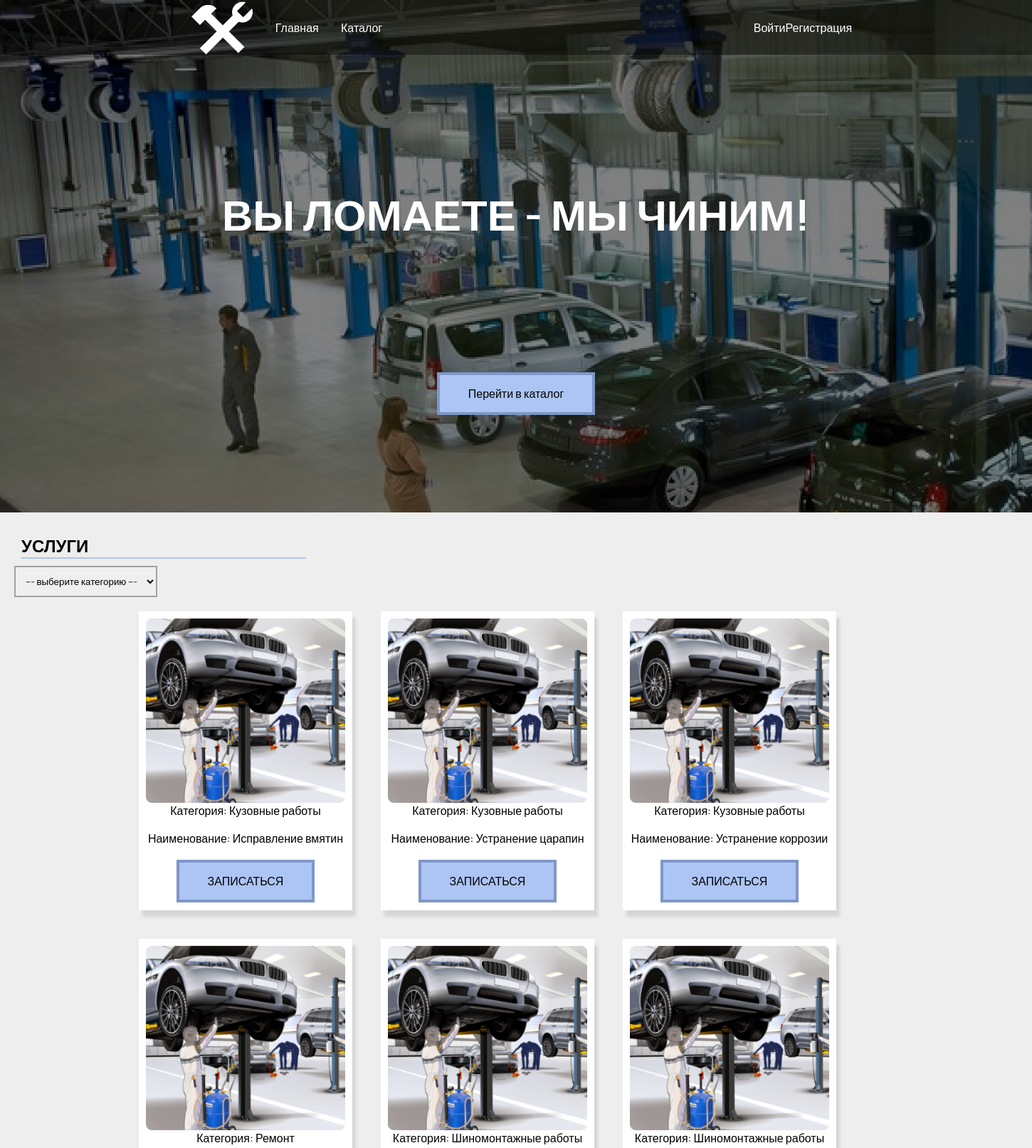
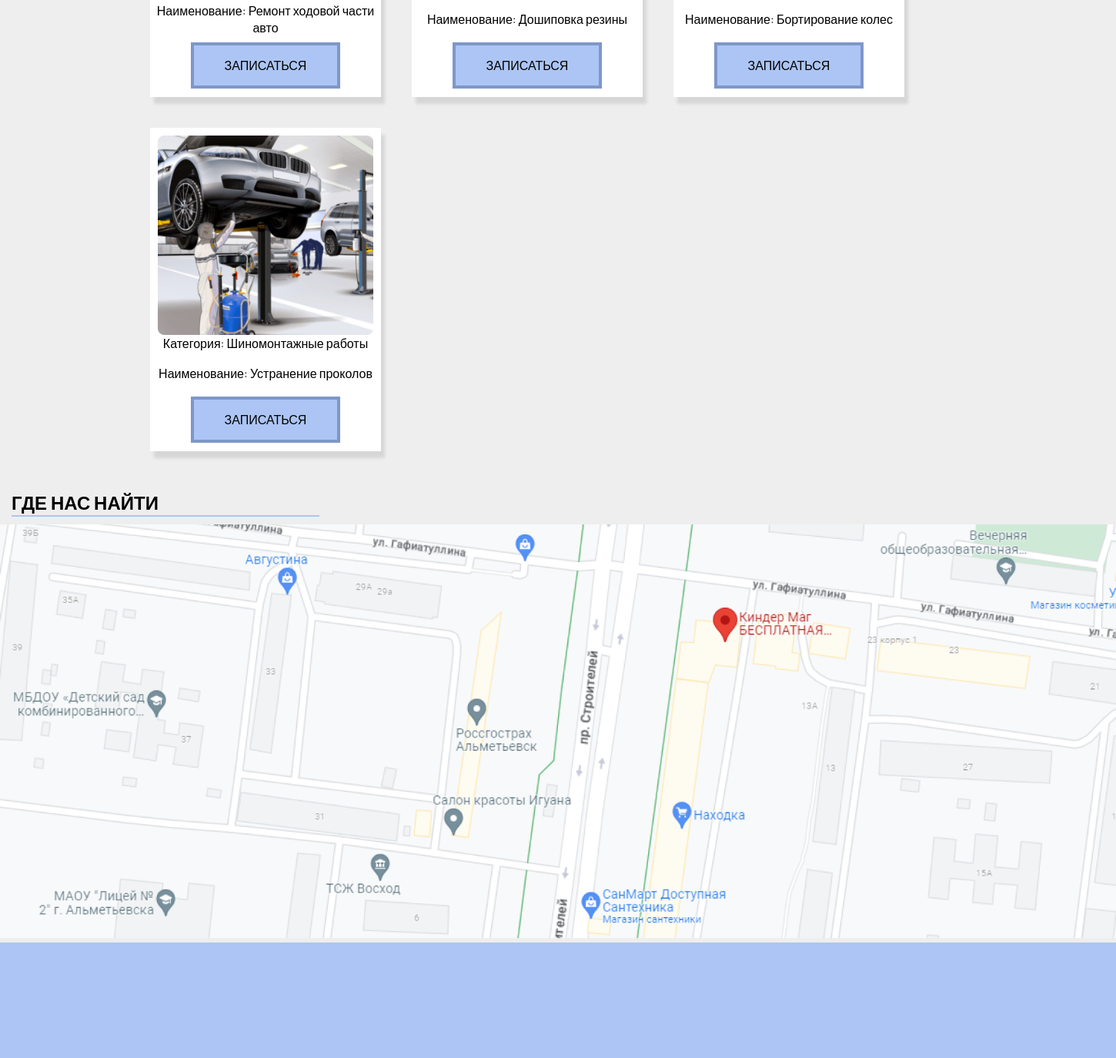
The page / on the database its author committed (2 pictures, top to bottom).
### STSSite/models.py (models this page shows, shortened)
class Uslugi(models.Model):
    name = models.CharField(max_length=25)
    cat = models.CharField(max_length=20, default='кузовные работы')
    class Meta:
        verbose_name_plural = 'Услуги'

### STSSite/views.py (the view)
# urls.py: path('', views.index, name='index'),
def index(request):
    usluga = Uslugi.objects.all
    return render(request, 'index.html', context={'usluga':usluga})

### STSSite/templates/index.html (shortened to what this page needs)
{% extends 'base.html' %}
{% load static %}
{% load tags_filter %}
{% block content %}
<div class="main" style="background: url({% static 'media/BG.png' %});">
    <div class="content">
        <h1>ВЫ ЛОМАЕТЕ - МЫ ЧИНИМ!</h1>
        <div class="btn"><a href="{% url 'order_create' %}">Перейти в каталог</a></div>
    </div>
</div>
<div class="service" id="service">
    <h2>УСЛУГИ</h2>
    <select>
        <option>--- выберите категорию ---</option>
    </select>
    <div class="cards">
      {% for uslugi in usluga %}
        <div class="card">
            <img src="{% static 'media/filler.png' %}">
            <div class="card-content">
                <p>Категория: {{uslugi.cat}}</p>
                <p>Наименование: {{uslugi.name}}</p>
                <div class="btn"><a href="{% url 'order_create' %}">ЗАПИСАТЬСЯ</a></div>
            </div>
        </div>
   {% endfor %}
    </div>
</div>
<div class="map">
    <div class="h2">
        <h2>ГДЕ НАС НАЙТИ</h2>
    </div>
    <img src="{% static 'media/map.png' %}">
</div>
        {% endblock %}

### STSSite/templates/base.html (shortened to what this page needs)
<!DOCTYPE html>
{% load static %}
<html lang="ru">
<head>
    <link rel="stylesheet" href="{% static 'css/style.css' %}">
</head>
<body>
    <nav>
        <div class="menu">
            <img src="{% static 'media/logo.png' %}">
            <a href="{% url 'index' %}">Главная</a>
            <a href="#service">Каталог</a>
        </div>
         <div class="login_menu">
             {% if user.is_authenticated %}
             <p>Здравствуйте, {{ user }}</p>
             <a href="{% url 'logout' %}">Выйти</a>
            {% else %}
            <a href="{% url 'login' %}">Войти</a>
             <a href="{% url 'registration' %}">Регистрация</a>
            {% endif %}
        </div>
    </nav>
    <main>
        {% block content %}
        {% endblock %}
    </main>
    <footer>
    </footer>
</body>
</html>

### STSSite/static/css/style.css (style rules this page uses)
* { margin: 0 auto; font-family: 'Manrope', sans-serif; }
body { background: #EEEEEE; }
.main { height: 780px; display: flex; color: white; flex-direction: column; align-items: center; justify-content: center; text-align: center; }
.main h1 { font-size: 60px; margin-bottom: 200px; }
.btn > a { color: black; background: #ACC5F4; text-decoration: none; padding: 15px 40px; border: 4px solid #7E97C8; transition: .2s; }
.btn { margin: 20px; }
.content { height: 200px; }
.menu { display: flex; align-items: center; width: 300px; justify-content: space-around; }
nav { position: fixed; display: flex; justify-content: space-around; align-items: center; width: 100%; background: rgba(0, 0, 0, 0.4) }
nav a { color: white; text-decoration: none; transition: .2s; }
.service { max-width: 1440px; padding: 20px; }
h2 { border-bottom: 2px solid #ACC5F4; width: 400px; margin: 10px; }
select { padding: 10px; border: none; border: 2px solid #A1A1A1; outline: none; }
.cards { display: flex; flex-wrap: wrap; width: 1100px; }
.card { background: white; width: 300px; text-align: center; height: 400px; display: flex; flex-direction: column; justify-content: space-between; padding: 10px 0; box-shadow: 5px 9px 4px rgba(0, 0, 0, 0.1); margin: 20px 20px; }
.card-content { height: 150px; display: flex; flex-direction: column; justify-content: space-between; }
.card img { width: 280px; object-fit:cover; }
.map .h2 { width: 1440px; }
.map img { width: 100%; }
footer { height: 150px; background:#ACC5F4; }
.main { height: 90vh; display: flex; align-items: center; }
.login_menu { color: white; display: flex; }

### rows shown on the page
Uslugi: cat "Кузовные работы", name "Исправление вмятин"
Uslugi: cat "Кузовные работы", name "Устранение царапин"
Uslugi: cat "Кузовные работы", name "Устранение коррозии"
Uslugi: cat "Ремонт", name "Ремонт ходовой части авто"
Uslugi: cat "Шиномонтажные работы", name "Дошиповка резины"
Uslugi: cat "Шиномонтажные работы", name "Бортирование колес"
Uslugi: cat "Шиномонтажные работы", name "Устранение проколов"
